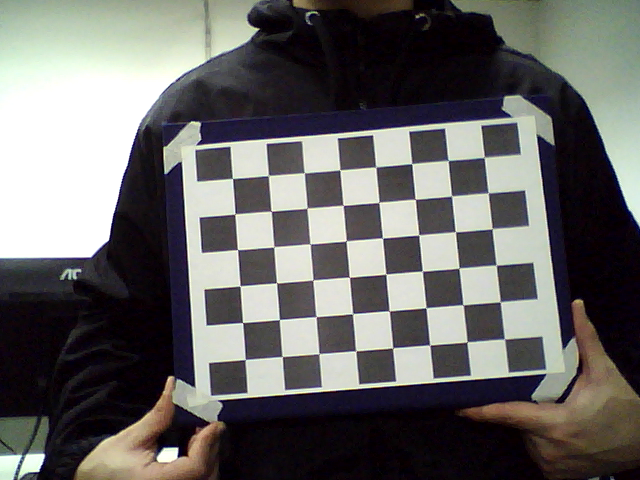
#> input picture aulas/lab04/arquivos/data_you/stereoL/img1.png, 640 x 480 px; its folder holds only this picture in this run
$ python calibrate_you.py   (older library calls are emulated)
#> lines starting #> are read from the running program, lines starting #| are printed output that depends on the picture; after the words box and inside, x2 and y2 are one past the last pixel; in counts of white or black regions, pixels touching at a corner belong together
import numpy as np
import cv2
from tqdm import tqdm

# Set the path to the images captured by the left and right cameras
pathL = "./data_you/stereoL/"
pathR = "./data_you/stereoR/"

print("Extracting image coordinates of respective 3D pattern ....\n")

# Termination criteria for refining the detected corners
criteria = (cv2.TERM_CRITERIA_EPS + cv2.TERM_CRITERIA_MAX_ITER, 30, 0.001)


objp = np.zeros((8*6,3), np.float32)
objp[:,:2] = np.mgrid[0:8,0:6].T.reshape(-1,2)

img_ptsL = []
img_ptsR = []
obj_pts = []

for i in tqdm(range(1,16)):
	imgL = cv2.imread(pathL+"img%d.png"%i)
#> imgL is the input picture: shape (480, 640, 3); mean B, G, R 101, 102.5, 103.8
	imgR = cv2.imread(pathR+"img%d.png"%i)
	imgL_gray = cv2.imread(pathL+"img%d.png"%i,0)
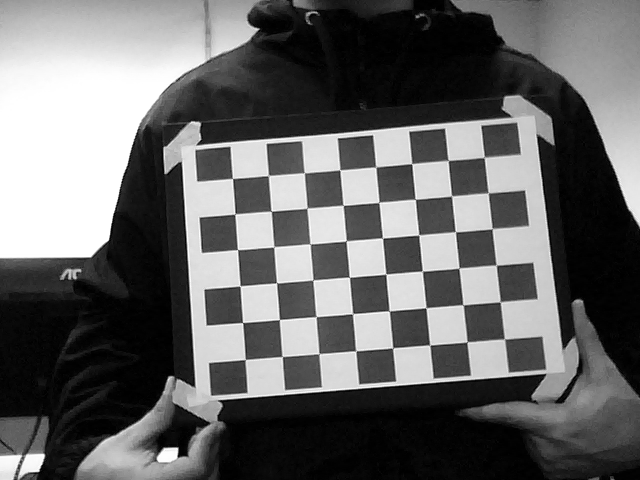
#> imgL_gray: shape (480, 640); min 0, max 255, mean 102.2
	imgR_gray = cv2.imread(pathR+"img%d.png"%i,0)

	outputL = imgL.copy()
	outputR = imgR.copy()

	retR, cornersR =  cv2.findChessboardCorners(outputR,(8,6),None)
#> retR = True; cornersR = 48 rows, first 8: [232.5, 178.5], [268.4, 175.5], [304.5, 172.8], [339.7, 169.8], [375.8, 167.2], [411.6, 163.7], [448.5, 160.5], [484.1, 157.3]
	retL, cornersL = cv2.findChessboardCorners(outputL,(8,6),None)
#> retL = True; cornersL has the same summary as cornersR

	if retR and retL:
		obj_pts.append(objp)
		cv2.cornerSubPix(imgR_gray,cornersR,(11,11),(-1,-1),criteria)
		cv2.cornerSubPix(imgL_gray,cornersL,(11,11),(-1,-1),criteria)
		cv2.drawChessboardCorners(outputR,(8,6),cornersR,retR)
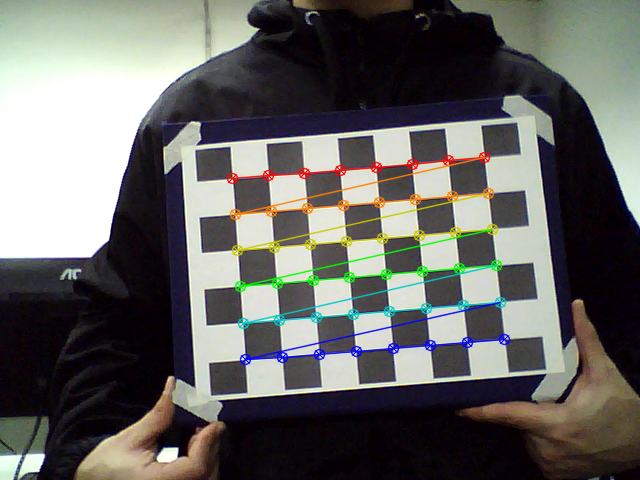
#> outputR: shape (480, 640, 3); 3.93% of pixels changed, all inside (x1, y1, x2, y2) = (226, 151, 511, 366)
#> (the run stopped early here; a loop or call above may not have finished)
